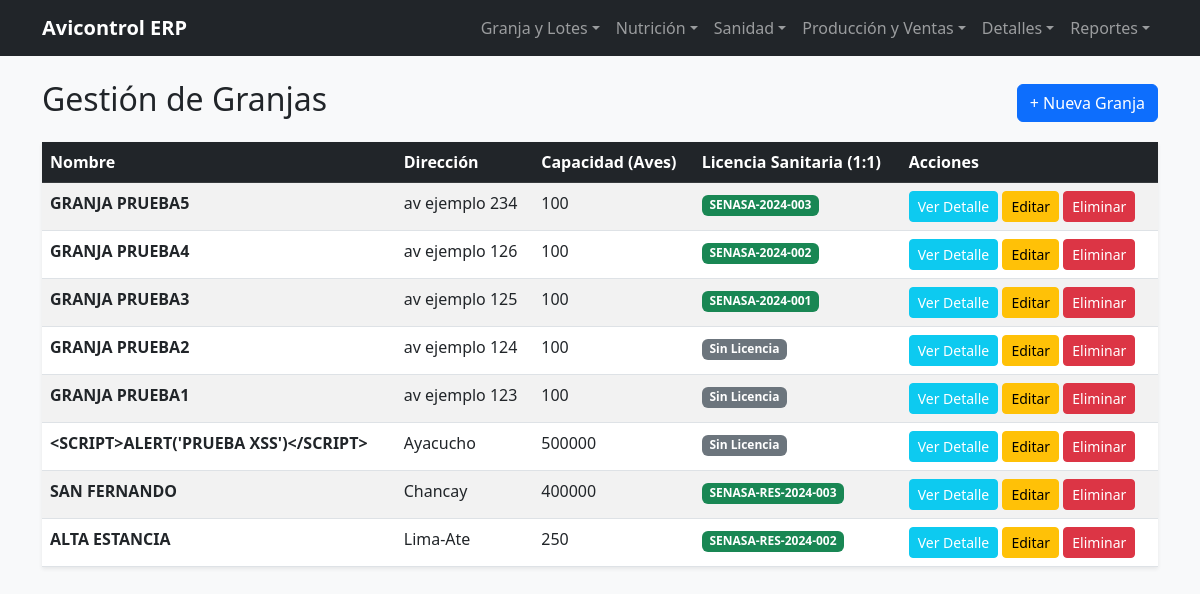
The page /granjas/granjas/ on the database its author committed.
### granjas/models.py (models this page shows, shortened)
class Granja(models.Model):
    nombre = models.CharField(max_length=100, verbose_name="Nombre de la Granja")
    direccion = models.CharField(max_length=200, verbose_name="Dirección")
    capacidad_total = models.PositiveIntegerField(verbose_name="Capacidad Total (Aves)")
    fecha_registro = models.DateField(auto_now_add=True, verbose_name="Fecha de Registro")
    proveedores = models.ManyToManyField(
        'Proveedor',
        through='ContratoProveedor',
        related_name='granjas'
    )
    objects = GranjaQuerySet.as_manager()
    class Meta:
        verbose_name = "Granja"
        verbose_name_plural = "Granjas"
        ordering = ['-id']

class LicenciaSanitaria(models.Model):
    granja = models.OneToOneField(
        Granja,
        on_delete=models.CASCADE,
        related_name='licencia_sanitaria',
        verbose_name="Granja"
    )
    codigo_resolucion = models.CharField(max_length=50, unique=True, verbose_name="Código de Resolución SENASA")
    fecha_emision = models.DateField(verbose_name="Fecha de Emisión")
    fecha_vencimiento = models.DateField(verbose_name="Fecha de Vencimiento")
    esta_vigente = models.BooleanField(default=True, verbose_name="¿Licencia Vigente?")
    class Meta:
        verbose_name = "Licencia Sanitaria"
        verbose_name_plural = "Licencias Sanitarias"

### granjas/views.py (the view)
# urls.py: path('granjas/', views.granja_list, name='granja_list'),
def granja_list(request):
    granjas = Granja.objects.select_related('licencia_sanitaria').all().order_by('-id')
    return render(request, 'granjas/granja_list.html', {'granjas': granjas})

### granjas/templates/granjas/granja_list.html
{% extends 'granjas/base.html' %}
{% block content %}
<div class="d-flex justify-content-between align-items-center mb-3">
    <h2>Gestión de Granjas</h2>
    <a href="{% url 'granjas:granja_create' %}" class="btn btn-primary">+ Nueva Granja</a>
</div>
<table class="table table-striped table-hover shadow-sm">
    <thead class="table-dark">
        <tr>
            <th>Nombre</th>
            <th>Dirección</th>
            <th>Capacidad (Aves)</th>
            <th>Licencia Sanitaria (1:1)</th>
            <th>Acciones</th>
        </tr>
    </thead>
    <tbody>
        {% for granja in granjas %}
        <tr>
            <td><strong>{{ granja.nombre|upper }}</strong></td>
            <td>{{ granja.direccion }}</td>
            <td>{{ granja.capacidad_total|floatformat:0 }}</td>
            <td>
                {% if granja.licencia_sanitaria %}
                    <span class="badge bg-success">{{ granja.licencia_sanitaria.codigo_resolucion }}</span>
                {% else %}
                    <span class="badge bg-secondary">Sin Licencia</span>
                {% endif %}
            </td>
            <td>
                {% include "granjas/includes/_acciones_tabla.html" with detail_url="granjas:granja_detail" update_url="granjas:granja_update" delete_url="granjas:granja_delete" item_pk=granja.pk %}
            </td>
        </tr>
        {% empty %}
        <tr><td colspan="5" class="text-center">No hay granjas registradas.</td></tr>
        {% endfor %}
    </tbody>
</table>
{% endblock %}

### granjas/templates/granjas/base.html (shortened to what this page needs)
<!DOCTYPE html>
<html lang="es">
<head>
    <link href="https://cdn.jsdelivr.net/npm/bootstrap@5.3.0/dist/css/bootstrap.min.css" rel="stylesheet">
</head>
<body class="bg-light">
    <nav class="navbar navbar-expand-lg navbar-dark bg-dark mb-4">
        <div class="container">
            <a class="navbar-brand fw-bold" href="#">Avicontrol ERP</a>
            <div class="collapse navbar-collapse" id="navbarNav">
                <div class="navbar-nav ms-auto">
                    <div class="nav-item dropdown">
                        <a class="nav-link dropdown-toggle" href="#" role="button" data-bs-toggle="dropdown">Granja y Lotes</a>
                    </div>
                    <div class="nav-item dropdown">
                        <a class="nav-link dropdown-toggle" href="#" role="button" data-bs-toggle="dropdown">Nutrición</a>
                    </div>
                    <div class="nav-item dropdown">
                        <a class="nav-link dropdown-toggle" href="#" role="button" data-bs-toggle="dropdown">Sanidad</a>
                    </div>
                    <div class="nav-item dropdown">
                        <a class="nav-link dropdown-toggle" href="#" role="button" data-bs-toggle="dropdown">Producción y Ventas</a>
                    </div>
                    <div class="nav-item dropdown">
                        <a class="nav-link dropdown-toggle" href="#" role="button" data-bs-toggle="dropdown">Detalles</a>
                    </div>
                    <div class="nav-item dropdown">
                        <a class="nav-link dropdown-toggle" href="#" role="button" data-bs-toggle="dropdown">Reportes</a>
                    </div>
                </div>
            </div>
        </div>
    </nav>
    <div class="container mb-5">
        {% block content %}{% endblock %}
    </div>
</body>
</html>

### granjas/templates/granjas/includes/_acciones_tabla.html
{% if detail_url %}
    <a href="{% url detail_url item_pk %}" class="btn btn-sm btn-info text-white">Ver Detalle</a>
{% endif %}
<a href="{% url update_url item_pk %}" class="btn btn-sm btn-warning">Editar</a>
<a href="{% url delete_url item_pk %}" class="btn btn-sm btn-danger">Eliminar</a>

### rows shown on the page
Granja: nombre "GRANJA PRUEBA5", direccion "av ejemplo 234", capacidad_total "100", licencia_sanitaria.codigo_resolucion "SENASA-2024-003"
Granja: nombre "GRANJA PRUEBA4", direccion "av ejemplo 126", capacidad_total "100", licencia_sanitaria.codigo_resolucion "SENASA-2024-002"
Granja: nombre "GRANJA PRUEBA3", direccion "av ejemplo 125", capacidad_total "100", licencia_sanitaria.codigo_resolucion "SENASA-2024-001"
Granja: nombre "GRANJA PRUEBA2", direccion "av ejemplo 124", capacidad_total "100", shows "Sin Licencia"
Granja: nombre "GRANJA PRUEBA1", direccion "av ejemplo 123", capacidad_total "100", shows "Sin Licencia"
Granja: nombre "<SCRIPT>ALERT('PRUEBA XSS')</SCRIPT>", direccion "Ayacucho", capacidad_total "500000", shows "Sin Licencia"
Granja: nombre "SAN FERNANDO", direccion "Chancay", capacidad_total "400000", licencia_sanitaria.codigo_resolucion "SENASA-RES-2024-003"
Granja: nombre "ALTA ESTANCIA", direccion "Lima-Ate", capacidad_total "250", licencia_sanitaria.codigo_resolucion "SENASA-RES-2024-002"
